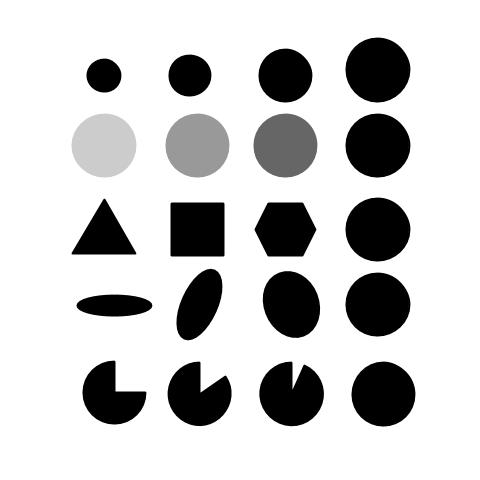
#> input picture test_code/blob.jpg, 480 x 480 px, given in place of the camera
$ python blue-blobs-contours.py
#> lines starting #> are read from the running program, lines starting #| are printed output that depends on the picture

#import time
import datetime
import argparse
from collections import deque
import sys
import numpy as np
import cv2
import imutils

now = datetime.datetime.now
cap = cv2.VideoCapture(0)

cv2.namedWindow('Original')
#cv2.namedWindow('Blur')
cv2.namedWindow('HSV')
#cv2.namedWindow('Mask')
#cv2.namedWindow('Res')
cv2.namedWindow('Final')

print("Your OpenCV version: {}".format(cv2.__version__))

kernel = np.ones((3,3), np.uint8)
kernel_big = np.ones((9,9), np.uint8)

# construct the argument parse and parse the arguments
ap = argparse.ArgumentParser()
ap.add_argument("-v", "--video",
	help="path to the (optional) video file")
ap.add_argument("-b", "--buffer", type=int, default=64,
	help="max buffer size")
args = vars(ap.parse_args())


# define range of blue color in HSV
lower_blue = np.array([90,50,50])
upper_blue = np.array([130,255,255])

pts = deque(maxlen=args["buffer"])


while True:

    _, frame = cap.read()
#> frame is the input picture: shape (480, 480, 3); min 0, max 255, mean 203

    resized = imutils.resize(frame, 600)


    #Blur image to remove noise

    blur = cv2.GaussianBlur(resized, (3, 3), 0)


    # Switch image from BGR colorspace to HSV which is better for color detection
    hsv = cv2.cvtColor(blur, cv2.COLOR_BGR2HSV)
#> hsv: shape (600, 600, 3); mean H, S, V 0, 0, 203


    # define range of blue color in HSV
    #lower_yellow = np.array([80,100,100])
    #upper_yellow = np.array([100,255,255])


    # Threshold the HSV image to get only blue colors
    mask = cv2.inRange(hsv, lower_blue, upper_blue)
#> mask: shape (600, 600); every value is 0


    # Bitwise-AND mask and original image
    res = cv2.bitwise_and(blur,blur, mask=mask)
#> res: shape (600, 600, 3); every value is 0


    eroded = cv2.erode(mask, kernel, iterations=2)

    dilated = cv2.dilate(eroded, kernel, iterations=1)

    #ex = cv2.morphologyEx(dilated, cv2.MORPH_CLOSE, kernel_big)

    #Farbbild zur Debug-Ausgabe
    col = cv2.cvtColor(dilated, cv2.COLOR_GRAY2BGR)


    cv2.putText(col, datetime.datetime.now().strftime("%A %d %B %Y %I:%M:%S%p"),
        (5, 329), cv2.FONT_HERSHEY_SIMPLEX, 0.35, (0, 0, 255),1)

    cv2.putText(col,"color tracking", (5, 20), cv2.FONT_HERSHEY_SIMPLEX, 0.35, 255)
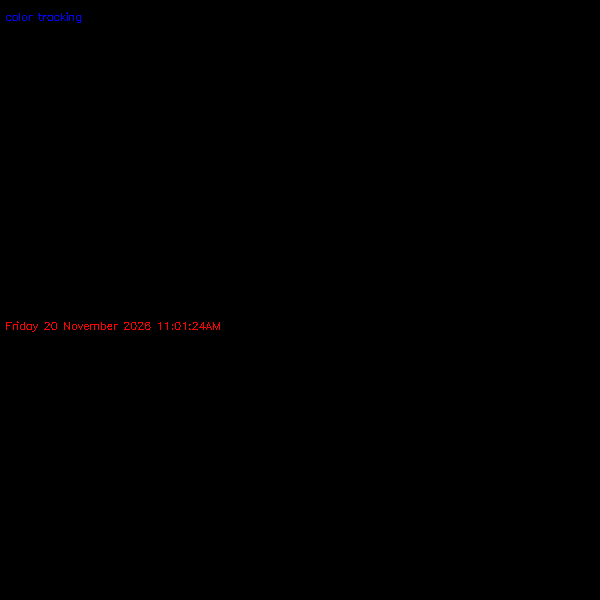
#> col: shape (600, 600, 3); mean B, G, R 0.1, 0, 0.3


    # find contours in the mask and initialize the current
    # (x, y) center of the ball
    cnts = cv2.findContours(dilated, cv2.RETR_EXTERNAL,
                            cv2.CHAIN_APPROX_SIMPLE)
#> cnts = 0 contours
    cnts = imutils.grab_contours(cnts)
#> cnts = []
    center = None


    # only proceed if at least one contour was found
    if len(cnts) > 0:
        # find the largest contour in the mask, then use
        # it to compute the minimum enclosing circle and
        # centroid
        c = max(cnts, key=cv2.contourArea)
        ((x, y), radius) = cv2.minEnclosingCircle(c)
        M = cv2.moments(c)
        center = (int(M["m10"] / M["m00"]), int(M["m01"] / M["m00"]))


        # only proceed if the radius meets a minimum size
        if radius > 10:
            # draw the circle and centroid on the frame,
            # then update the list of tracked points
            cv2.circle(col, (int(x), int(y)), int(radius),
                (0, 255, 255), 2)
            cv2.circle(col, center, 5, (0, 0, 255), -1)

    # update the points queue
    pts.appendleft(center)


    # loop over the set of tracked points
    for i in range(1, len(pts)):
        # if either of the tracked points are None, ignore
        # them
        if pts[i - 1] is None or pts[i] is None:
            continue

        # otherwise, compute the thickness of the line and
        # draw the connecting lines
        thickness = int(np.sqrt(args["buffer"] / float(i + 1)) * 2.5)
        cv2.line(col, pts[i - 1], pts[i], (0, 0, 255), thickness)

    #show original Kamera

    cv2.imshow('Original', resized)

    #show HSV

    cv2.imshow('HSV', hsv)

    #show Blur

    #cv2.imshow('Blur', blur)


    #show Maske

    #cv2.imshow('Mask', mask)

    #res

    cv2.imshow('Res', res)


    #show Keypoints

    cv2.imshow('Final', col)


    k = cv2.waitKey(30) & 0xff
#> (key Esc is pressed here)
    if k == 27:
        break

cap.release()
cv2.destroyAllWindows()
